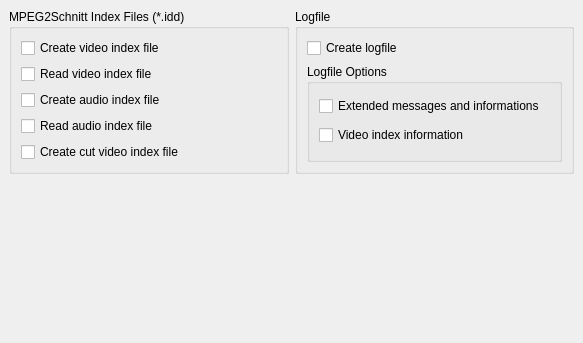
<ui version="4.0" >
 <author></author>
 <comment></comment>
 <exportmacro></exportmacro>
 <class>TTCutSettingsFiles</class>
 <widget class="QWidget" name="TTCutSettingsFiles" >
  <property name="geometry" >
   <rect>
    <x>0</x>
    <y>0</y>
    <width>583</width>
    <height>343</height>
   </rect>
  </property>
  <property name="windowTitle" >
   <string>Form</string>
  </property>
  <layout class="QGridLayout" >
   <property name="margin" >
    <number>9</number>
   </property>
   <property name="spacing" >
    <number>6</number>
   </property>
   <item row="1" column="0" >
    <spacer>
     <property name="orientation" >
      <enum>Qt::Vertical</enum>
     </property>
     <property name="sizeHint" >
      <size>
       <width>20</width>
       <height>40</height>
      </size>
     </property>
    </spacer>
   </item>
   <item row="0" column="1" >
    <widget class="QGroupBox" name="gbLogfile" >
     <property name="title" >
      <string>Logfile</string>
     </property>
     <layout class="QGridLayout" >
      <property name="margin" >
       <number>9</number>
      </property>
      <property name="spacing" >
       <number>6</number>
      </property>
      <item row="1" column="0" >
       <widget class="QGroupBox" name="groupBox" >
        <property name="title" >
         <string>Logfile Options</string>
        </property>
        <layout class="QGridLayout" >
         <property name="margin" >
          <number>9</number>
         </property>
         <property name="spacing" >
          <number>6</number>
         </property>
         <item row="1" column="0" >
          <widget class="QCheckBox" name="cbLogPlusVideoIndex" >
           <property name="text" >
            <string>Video index information</string>
           </property>
          </widget>
         </item>
         <item row="0" column="0" >
          <widget class="QCheckBox" name="cbLogExtended" >
           <property name="text" >
            <string>Extended messages and informations</string>
           </property>
          </widget>
         </item>
        </layout>
       </widget>
      </item>
      <item row="0" column="0" >
       <widget class="QCheckBox" name="cbCreateLog" >
        <property name="text" >
         <string>Create logfile</string>
        </property>
       </widget>
      </item>
     </layout>
    </widget>
   </item>
   <item row="0" column="0" >
    <widget class="QGroupBox" name="gbIDDFiles" >
     <property name="title" >
      <string>MPEG2Schnitt Index Files (*.idd)</string>
     </property>
     <layout class="QGridLayout" >
      <property name="margin" >
       <number>9</number>
      </property>
      <property name="spacing" >
       <number>6</number>
      </property>
      <item row="4" column="0" >
       <widget class="QCheckBox" name="cbCreateCutIDD" >
        <property name="text" >
         <string>Create cut video index file</string>
        </property>
       </widget>
      </item>
      <item row="3" column="0" >
       <widget class="QCheckBox" name="cbReadAudioIDD" >
        <property name="text" >
         <string>Read audio index file</string>
        </property>
       </widget>
      </item>
      <item row="2" column="0" >
       <widget class="QCheckBox" name="cbCreateAudioIDD" >
        <property name="text" >
         <string>Create audio index file</string>
        </property>
       </widget>
      </item>
      <item row="1" column="0" >
       <widget class="QCheckBox" name="cbReadVideoIDD" >
        <property name="text" >
         <string>Read video index file</string>
        </property>
       </widget>
      </item>
      <item row="0" column="0" >
       <widget class="QCheckBox" name="cbCreateVideoIDD" >
        <property name="text" >
         <string>Create video index file</string>
        </property>
       </widget>
      </item>
     </layout>
    </widget>
   </item>
  </layout>
 </widget>
 <pixmapfunction></pixmapfunction>
 <resources/>
 <connections/>
</ui>
